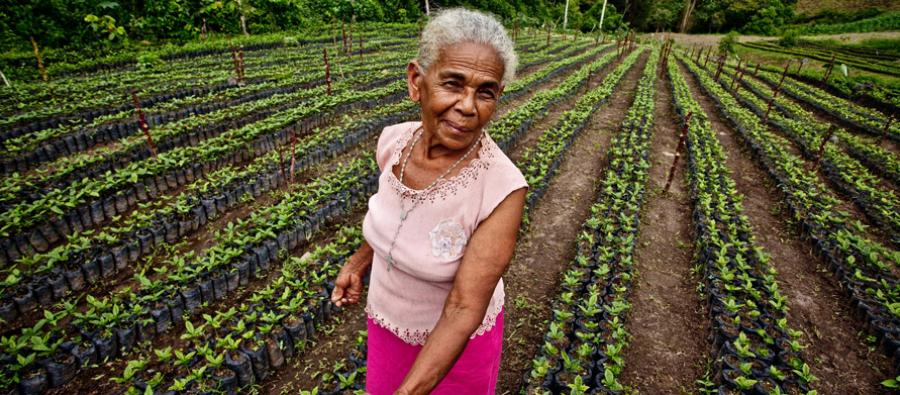
#> input picture test_image.jpg, 900 x 395 px
$ python Test.py
#> lines starting #> are read from the running program, lines starting #| are printed output that depends on the picture
import cv2
import matplotlib
import numpy


############## SIFT
image = cv2.imread("test_image.jpg")
#> image is the input picture: shape (395, 900, 3); mean B, G, R 52.4, 80.5, 88.4
gray = cv2.cvtColor(image, cv2.COLOR_BGR2GRAY)
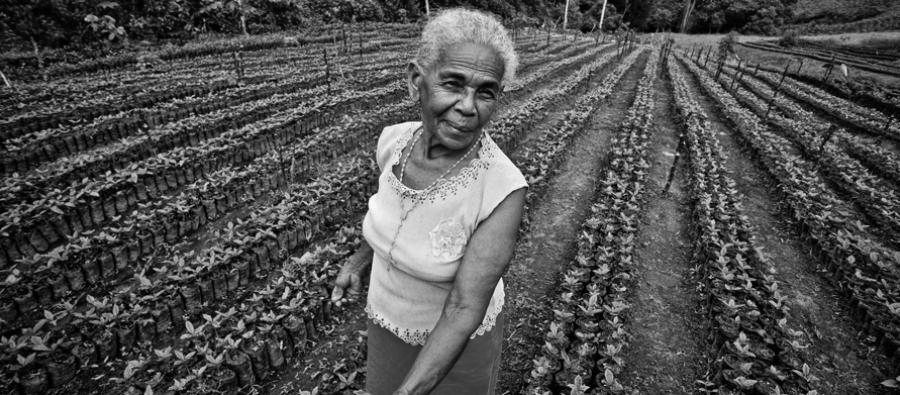
#> gray: shape (395, 900); min 0, max 253, mean 79.7
sift = cv2.xfeatures2d.SIFT_create()
(kps, descs) = sift.detectAndCompute(gray, None)
#> kps = 8328 keypoints; strongest (x, y, size): (145, 126, 2.2), (344, 300, 2.4), (713, 222, 3), (181, 163, 3)
print("# kps: {}, descriptors: {}".format(len(kps), descs.shape))
#| # kps: 8328, descriptors: (8328, 128)
# kps: 274, descriptors: (274, 128)
#> (the run stopped early here; a loop or call above may not have finished)
